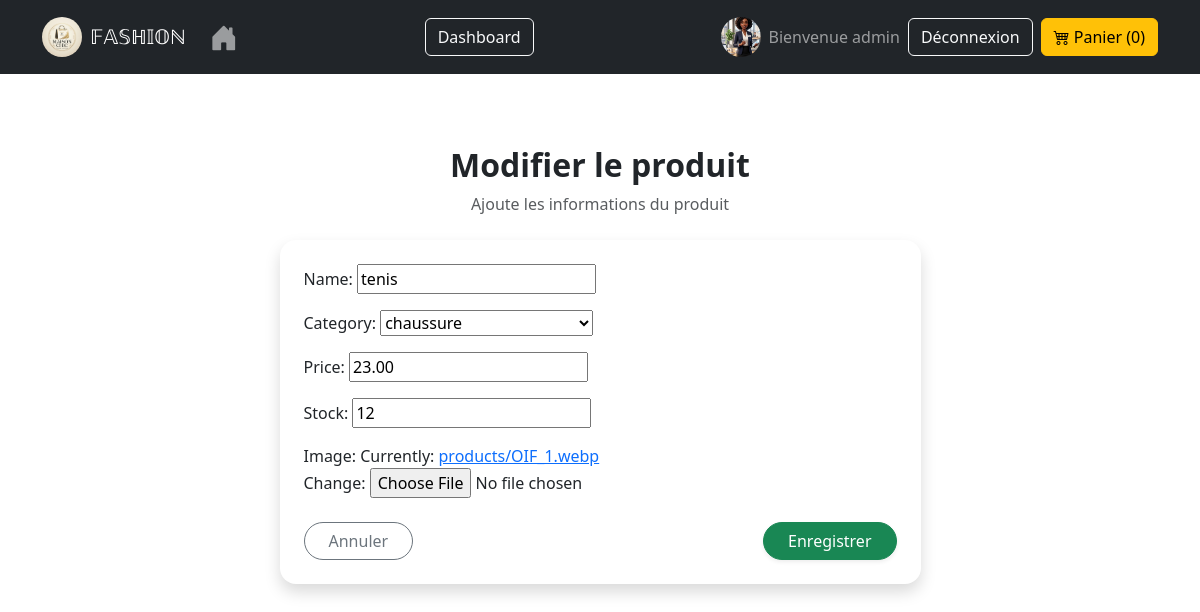
The page /adm/products/edit/2/ (signed in) on the database its author committed.
### trade/models.py (models this page shows, shortened)
class Profile(models.Model):
    user = models.OneToOneField(User, on_delete=models.CASCADE)
    image = models.ImageField(
        upload_to='profil/',
        default='profil/default.webp'
    )

class Product(models.Model):
    category = models.ForeignKey(Category, on_delete=models.CASCADE)
    name = models.CharField(max_length=200)
    description = models.TextField()
    price = models.DecimalField(max_digits=8, decimal_places=2)
    stock = models.PositiveIntegerField(default=0)
    image = models.ImageField(upload_to='products/')

class Category(models.Model):
    name = models.CharField(max_length=100)
    def __str__(self):
        return self.name

### trade/views.py (the view)
# urls.py: path('adm/products/edit/<int:id>/', views.edit_product, name='edit_product'),
@staff_member_required
def edit_product(request, id):
    produit = get_object_or_404(Product, id=id)
    if request.method == 'POST':
        form = ProductForm(request.POST, request.FILES, instance=produit)
        if form.is_valid():
            form.save()
            return redirect('product_dashboard')
    else:
        form = ProductForm(instance=produit)
    return render(request, 'trade/product_form.html', {'form': form, 'title': 'Modifier le produit'})

### trade/forms.py
class ProductForm(forms.ModelForm):
    class Meta:
        model = Product
        fields = ['name', 'category', 'price', 'stock', 'image']

### trade/templates/trade/product_form.html (shortened to what this page needs)
{% extends 'trade/base.html' %}
{% block content %}
<div class="container py-5">
    <div class="text-center mb-4">
        <h2 class="fw-bold"> {{ title }}</h2>
        <p class="text-muted">Ajoute les informations du produit</p>
    </div>
    <div class="row justify-content-center">
        <div class="col-lg-7 col-md-9 col-sm-12">
            <div class="card shadow border-0 rounded-4">
                <div class="card-body p-4">
                    <form method="POST" enctype="multipart/form-data">
                        <div class="mb-3">
                            {{ form.as_p }}
                        </div>
                        <div class="d-flex justify-content-between mt-4">
                            <a href="{% url 'product_dashboard' %}"
                               class="btn btn-outline-secondary rounded-pill px-4">
                                 Annuler
                            </a>
                            <button type="submit"
                                    class="btn btn-success rounded-pill px-4 shadow-sm">
                                Enregistrer
                            </button>
                        </div>
                    </form>
                </div>
            </div>
        </div>
    </div>
</div>
{% endblock %}

### trade/templates/trade/navbar.html (shortened to what this page needs)
{% load static %}
<!DOCTYPE html>
<html>
<head>
    <link href="https://cdn.jsdelivr.net/npm/bootstrap@5.3.0/dist/css/bootstrap.min.css" rel="stylesheet">
    <link rel="stylesheet" href="https://cdn.jsdelivr.net/npm/bootstrap-icons@1.10.5/font/bootstrap-icons.css">
</head>
<body>
<nav class="navbar navbar-expand-lg navbar-dark bg-dark">
  <div class="container">
<a class="navbar-brand d-flex align-items-center" href="{% url 'home' %}">
    <img src="{% static 'image/logo.png' %}"
         alt="FASHION Logo"
         class="rounded-circle"
         style="width:40px; height:40px; object-fit:cover; margin-right:8px;">
    <span>𝔽𝔸𝕊ℍ𝕀𝕆ℕ</span>
</a>
    <ul class="navbar-nav me-auto">
        <li class="nav-item">
            <a class="nav-link" href="/"><i class="bi bi-house-door-fill fs-3"></i></a>
        </li>
    </ul>
    <ul class="navbar-nav me-auto">
        <li class="nav-item">
        {% if user.is_staff %}
            <a href="{% url 'main_dashboard' %}" class="btn btn-outline-light me-2">Dashboard</a>
        {% endif %}
        </li>
    </ul>
    <div class="d-flex align-items-center">
        {% if user.is_authenticated %}
        <img src="{{ user.profile.image.url }}"
             class="rounded-circle me-2"
             style="width:40px; height:40px; object-fit:cover; cursor:pointer;"
             data-bs-toggle="modal"
             data-bs-target="#photoModal">
        <span class="navbar-text me-2">Bienvenue {{ user.username }}</span>
        <a href="{% url 'logout' %}" class="btn btn-outline-light me-2">Déconnexion</a>
        {% else %}
            <a href="{% url 'login' %}" class="btn btn-outline-light me-2">Connexion</a>
            <a href="{% url 'signup' %}" class="btn btn-light">Inscription</a>
        {% endif %}
        <a href="{% url 'cart_detail' %}" class="btn btn-warning">
            <i class="bi bi-cart4"></i> Panier ({{ request.session.cart|length|default:0 }})
        </a>
    </div>
  </div>
</nav>
</body>
</html>

### rows shown on the page
Product: name "tenis", category "chaussure", price "23.00", stock "12"

### other values the page prints
{{ user.username }} "admin"
{{ request.session.cart|length|default:0 }} "0"
{{ title }} "Modifier le produit"
